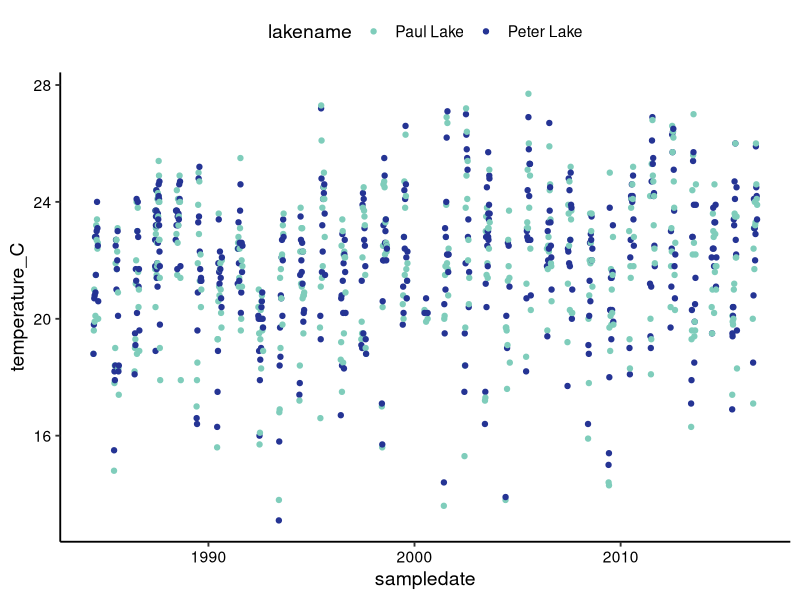

This chart was generated by the following R code: (Note: this script raises an error after producing the figure.)
## ---- chunk 1
getwd()
library(tidyverse)
#install.packages("lubridate")
library(lubridate)
#install.packages("nlme")
library(nlme)
#install.packages("lsmeans")
library(lsmeans)
#install.packages("multcompView")
library(multcompView)

PeterPaul.chem <- read.csv("./Data/Processed/NTL-LTER_Lake_ChemistryPhysics_PeterPaul_Processed.csv")

# Set date to date format
PeterPaul.chem$sampledate <- as.Date(PeterPaul.chem$sampledate, 
                                               format = "%m/%d/%y")

mytheme <- theme_classic(base_size = 14) +
  theme(axis.text = element_text(color = "black"), 
        legend.position = "top")
theme_set(mytheme)

## ---- chunk 2
PeterPaul.summertemp <- 
  PeterPaul.chem %>%
  select(lakename:temperature_C) %>%
  #filter for Julian days in June-August and surface measurements
  filter(daynum > 151 & daynum < 243 & depth == 0 ) %>%
  #add a "week" column to represent seasonality
  mutate(Week = week(sampledate)) %>%
  #code won't work if there are NAs
  na.exclude()

ggplot(PeterPaul.summertemp, aes(x = sampledate, y = temperature_C, color = lakename)) +
  geom_point() +
  scale_color_manual(values = c("#7fcdbb", "#253494"))
## ---- chunk 3
# Determine autocorrelation in residuals
TempTest.auto <- lme(data = PeterPaul.summertemp,
                     temperature_C ~ sampledate * lakename, #if stopped here, fixed effects w interaction
                     random = ~1|Week) #add random effect
# result shows the variability in temp across a season. 14 weeks included from June-Aug
TempTest.auto

ACF(TempTest.auto)

## ---- chunk 4
TempTest.mixed <- lme(data = PeterPaul.summertemp,
                     temperature_C ~ sampledate * lakename, 
                     random = ~1|Week,
                     #specify autocorrelation structure of order 1
                     #sampledate is duplicated in some cases, so need to split up by lake
                     correlation = corAR1(form = ~ sampledate/lakename|Week, value = 0.423),
                     #define method as restricted maximum likelihood
                     method = "REML")
summary(TempTest.mixed)

# intercept of fixed effect: 20.466650 C = temp at Paul lake on the first day of summer
# chose the first choice alphabetically
# sample date: 0.000099 C = amt of increase over time. 0.0001*365*32 = 1.168 degrees increase over time
# p value of sampledate:lakenamePeter Lake is high so likely no interaction

# Compare the random effects model with the fixed effects model
TempTest.fixed <- gls(data = PeterPaul.summertemp,
                      temperature_C ~ sampledate * lakename, 
                      method = "REML") # no random effect, no autocorrelation structure
summary(TempTest.fixed)
# if you came to the same conclusion, why include mixed effects? bc you know there is variability, so take advantage of it to create your model!

anova(TempTest.mixed, TempTest.fixed)
# The lower the AIC, the better.
# The p-value tells us whether those models have a significantly different fit
# large increase in AIC when you used fixed as opposed to mixed

# Post-hoc test
# This will yield groupings of temperature by lake for the average date value
TempTest.posthoc = lsmeans(TempTest.mixed, ~ sampledate * lakename)
cld(TempTest.posthoc, alpha = 0.05, Letters = letters, adjust = "tukey")

# display our final relationship
ggplot(PeterPaul.summertemp, aes(x = sampledate, y = temperature_C, color = lakename)) +
  geom_point() +
  scale_color_manual(values = c("#7fcdbb", "#253494")) +
  geom_abline(intercept = 20.47, slope = 0.0001) + 
  xlab('Sample Date') + 
  ylab('Temperature (C)') +
  ggtitle("Temperature over Summer Months") + 
  theme(legend.position="right")

# can use geomtext to add equation? some way to reproducibly do it?
